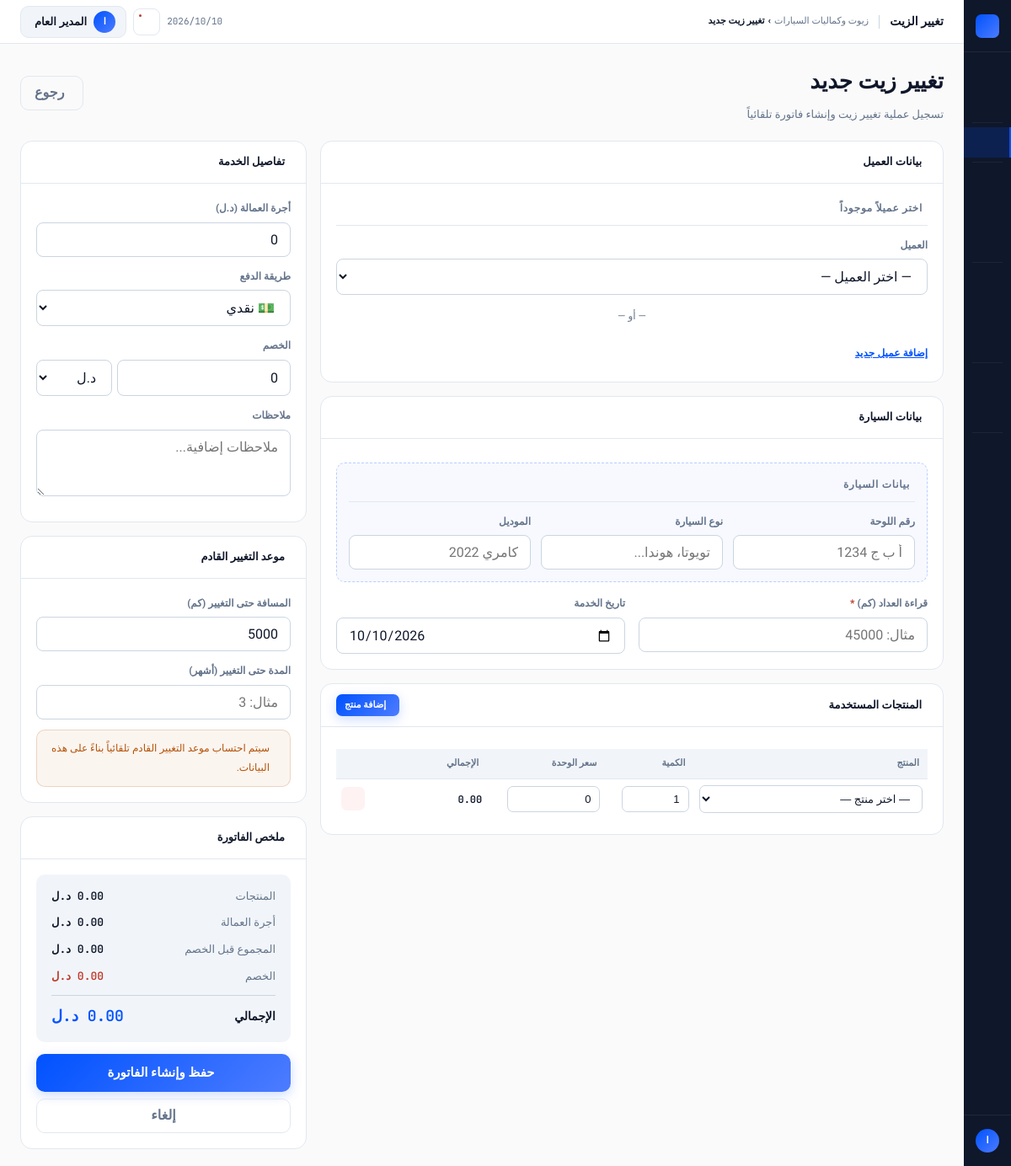
Screenshot of /oil-service/create (signed in) with the database file from the repository.
### app/models/user.py (models this page shows, shortened)
class User(UserMixin, db.Model):
    __tablename__ = "users"
    id = db.Column(db.Integer, primary_key=True)
    username = db.Column(db.String(64), unique=True, nullable=False, index=True)
    password_hash = db.Column(db.String(256), nullable=False)
    full_name = db.Column(db.String(128), nullable=False)
    role = db.Column(db.String(20), nullable=False, default="cashier")
    is_active = db.Column(db.Boolean, default=True, nullable=False)
    force_password_change = db.Column(db.Boolean, default=False, nullable=False)
    failed_attempts = db.Column(db.Integer, default=0, nullable=False)
    locked_until = db.Column(db.DateTime, nullable=True)
    created_at = db.Column(db.DateTime, default=datetime.utcnow)
    last_login = db.Column(db.DateTime, nullable=True)
    sales = db.relationship("Sale", backref="cashier", lazy="dynamic")
    @property
    def is_admin(self):
        return self.role == "admin"
    @property
    def role_label(self):
        labels = {"admin": "مدير", "cashier": "كاشير"}
        return labels.get(self.role, self.role)

### app/models/setting.py (models this page shows, shortened)
class Setting(db.Model):
    __tablename__ = "settings"
    id = db.Column(db.Integer, primary_key=True)
    key = db.Column(db.String(100), unique=True, nullable=False, index=True)
    value = db.Column(db.Text, nullable=True)
    description = db.Column(db.String(255), nullable=True)
    DEFAULTS = {
        "shop_name": "زيوت وكماليات السيارات",
        "shop_name_en": "AutoParts Store",
        "shop_address": "",
        "shop_phone": "",
        "shop_email": "",
        "currency": "د.ل",
        "invoice_footer": "شكراً لتعاملكم معنا",
        "shop_logo": "",
        "vat_number": "",
        "vat_rate": "0",
        "low_stock_default": "5",
        "backup_keep_days": "30",
        "force_password_change": "1",
        "login_max_attempts": "5",
        "login_lockout_minutes": "15",
    }
    @classmethod
    def get(cls, key, default=None):
        setting = cls.query.filter_by(key=key).first()
        if setting:
            return setting.value
        return cls.DEFAULTS.get(key, default)

### app/modules/oil_service/routes.py (the view, shortened to what this page needs)
@oil_service_bp.route("/create", methods=["GET", "POST"])
@login_required
def create():
    customers = Customer.query.filter_by(is_active=True).order_by(Customer.name).all()
    products = Product.query.filter_by(is_active=True).order_by(Product.name).all()
    return render_template("oil_service/form.html", customers=customers, products=products)

### app/templates/oil_service/form.html (shortened to what this page needs)
{% extends "base.html" %}
{% block topbar_title %}تغيير الزيت{% endblock %}
{% block topbar_crumb %}تغيير زيت جديد{% endblock %}
{% block content %}
<div style="display:flex;align-items:center;justify-content:space-between;margin-bottom:18px;">
  <div>
    <h1 style="font-family:'Calistoga',serif;font-size:26px;color:var(--fg);margin-bottom:3px;">تغيير زيت جديد</h1>
    <p style="font-size:13px;color:var(--muted-fg);">تسجيل عملية تغيير زيت وإنشاء فاتورة تلقائياً</p>
  </div>
  <a href="{{ url_for('oil_service.index') }}" class="btn btn-ghost">
     رجوع
  </a>
</div>
<form method="POST" id="oilForm">
  <div style="display:grid;grid-template-columns:1fr 340px;gap:16px;align-items:start;">
    <div style="display:flex;flex-direction:column;gap:16px;">
      <div class="card">
        <div class="card-h">
          <span class="card-title"> بيانات العميل</span>
        </div>
        <div style="padding:18px;">
          <div class="section-title"> اختر عميلاً موجوداً</div>
          <div class="fg-wrap">
            <label class="fg-label">العميل</label>
            <select class="fg-input" name="customer_id" id="customerSelect" onchange="loadVehicles(this.value)">
              <option value="">— اختر العميل —</option>
            </select>
          </div>
          <div style="text-align:center;margin:10px 0;font-size:12px;color:var(--muted-fg);">— أو —</div>
          <button type="button" class="toggle-new" onclick="toggleNewCustomer()">
             إضافة عميل جديد
          </button>
        </div>
      </div>
      <div class="card">
        <div class="card-h">
          <span class="card-title"> بيانات السيارة</span>
        </div>
        <div style="padding:18px;">
          <div class="new-block" id="newVehicleBlock" style="margin-top:10px;">
            <div class="section-title"> بيانات السيارة</div>
            <div class="form-grid-3">
              <div class="fg-wrap" style="margin:0;">
                <label class="fg-label">رقم اللوحة</label>
                <input class="fg-input" name="plate" id="plateInput" placeholder="أ ب ج 1234"/>
              </div>
              <div class="fg-wrap" style="margin:0;">
                <label class="fg-label">نوع السيارة</label>
                <input class="fg-input" name="car_type" id="carTypeInput" placeholder="تويوتا، هوندا..."/>
              </div>
              <div class="fg-wrap" style="margin:0;">
                <label class="fg-label">الموديل</label>
                <input class="fg-input" name="car_model" id="carModelInput" placeholder="كامري 2022"/>
              </div>
            </div>
          </div>
          <div style="margin-top:14px;">
            <div class="form-grid">
              <div class="fg-wrap" style="margin:0;">
                <label class="fg-label">قراءة العداد (كم) <span style="color:var(--red)">*</span></label>
                <input class="fg-input" type="number" step="0.1" min="0" name="odometer"
                       id="odometerInput" placeholder="مثال: 45000" required onchange="calcTotals()"/>
              </div>
              <div class="fg-wrap" style="margin:0;">
                <label class="fg-label">تاريخ الخدمة</label>
                <input class="fg-input" type="date" name="service_date" id="serviceDateInput"
                       value="{{ now.strftime('%Y-%m-%d') if now is defined else '' }}"/>
              </div>
            </div>
          </div>
        </div>
      </div>
      <div class="card">
        <div class="card-h">
          <span class="card-title"> المنتجات المستخدمة</span>
          <button type="button" class="btn btn-primary btn-sm" onclick="addItem()">
             إضافة منتج
          </button>
        </div>
        <div style="padding:18px;">
          <div class="tw">
            <table class="items-table">
              <thead>
                <tr>
                  <th style="width:40%;">المنتج</th>
                  <th style="width:15%;">الكمية</th>
                  <th style="width:20%;">سعر الوحدة</th>
                  <th style="width:20%;">الإجمالي</th>
                  <th style="width:5%;"></th>
                </tr>
              </thead>
              <tbody id="itemsBody">
              </tbody>
            </table>
          </div>
        </div>
      </div>
    </div>
    <div style="display:flex;flex-direction:column;gap:16px;">
      <div class="card">
        <div class="card-h">
          <span class="card-title"> تفاصيل الخدمة</span>
        </div>
        <div style="padding:18px;display:flex;flex-direction:column;gap:12px;">
          <div class="fg-wrap" style="margin:0;">
            <label class="fg-label">أجرة العمالة ({{ CURRENCY }})</label>
            <input class="fg-input" type="number" step="0.01" min="0" name="labor_cost"
                   id="laborCost" value="0" placeholder="0.00" onchange="calcTotals()"/>
          </div>
          <div class="fg-wrap" style="margin:0;">
            <label class="fg-label">طريقة الدفع</label>
            <select class="fg-input" name="payment_method" id="paymentMethod">
              <option value="cash">💵 نقدي</option>
            </select>
          </div>
          <div>
            <label class="fg-label">الخصم</label>
            <div style="display:flex;gap:6px;">
              <input class="fg-input" type="number" step="0.01" min="0" name="discount"
                     id="discountVal" value="0" placeholder="0" onchange="calcTotals()"
                     style="flex:1;"/>
              <select class="fg-input" name="discount_type" id="discountType"
                      onchange="calcTotals()" style="width:90px;">
                <option value="amount">{{ CURRENCY }}</option>
              </select>
            </div>
          </div>
          <div class="fg-wrap" style="margin:0;">
            <label class="fg-label">ملاحظات</label>
            <textarea class="fg-input" name="notes" rows="3"
                      placeholder="ملاحظات إضافية..."></textarea>
          </div>
        </div>
      </div>
      <div class="card">
        <div class="card-h">
          <span class="card-title"> موعد التغيير القادم</span>
        </div>
        <div style="padding:18px;display:flex;flex-direction:column;gap:12px;">
          <div class="fg-wrap" style="margin:0;">
            <label class="fg-label">المسافة حتى التغيير (كم)</label>
            <input class="fg-input" type="number" step="500" min="1000" name="next_km_interval"
                   value="5000" placeholder="5000"/>
          </div>
          <div class="fg-wrap" style="margin:0;">
            <label class="fg-label">المدة حتى التغيير (أشهر)</label>
            <input class="fg-input" type="number" min="1" max="24" name="next_months"
                   placeholder="مثال: 3"/>
          </div>
          <div class="strip" style="margin:0;">
            <span style="font-size:12px;">سيتم احتساب موعد التغيير القادم تلقائياً بناءً على هذه البيانات.</span>
          </div>
        </div>
      </div>
      <div class="card">
        <div class="card-h">
          <span class="card-title"> ملخص الفاتورة</span>
        </div>
        <div style="padding:18px;">
          <div class="total-row">
            <div class="total-line">
              <span class="label">المنتجات</span>
              <span class="val" id="sumParts">0.00 {{ CURRENCY }}</span>
            </div>
            <div class="total-line">
              <span class="label">أجرة العمالة</span>
              <span class="val" id="sumLabor">0.00 {{ CURRENCY }}</span>
            </div>
            <div class="total-line">
              <span class="label">المجموع قبل الخصم</span>
              <span class="val" id="sumSubtotal">0.00 {{ CURRENCY }}</span>
            </div>
            <div class="total-line">
              <span class="label">الخصم</span>
              <span class="val" id="sumDiscount" style="color:var(--red);">0.00 {{ CURRENCY }}</span>
            </div>
            <div class="total-line grand">
              <span class="label">الإجمالي</span>
              <span class="val" id="sumTotal">0.00 {{ CURRENCY }}</span>
            </div>
          </div>
          <button type="submit" class="btn btn-primary" style="width:100%;margin-top:14px;justify-content:center;font-size:15px;padding:12px;">
             حفظ وإنشاء الفاتورة
          </button>
          <a href="{{ url_for('oil_service.index') }}" class="btn btn-ghost"
             style="width:100%;justify-content:center;margin-top:8px;">
            إلغاء
          </a>
        </div>
      </div>
    </div>
  </div>
</form>
{% endblock %}

### app/templates/base.html (shortened to what this page needs)
<!doctype html>
<html lang="ar" dir="rtl">
<head>
  <link rel="stylesheet" href="https://cdn.jsdelivr.net/npm/@tabler/icons-webfont@latest/tabler-icons.min.css"/>
</head>
<body>
<nav class="rail">
  <div class="rail-top">
    <div class="rail-mark"></div>
  </div>
  {% if current_user.is_authenticated %}
  <div class="rail-nav">
    <a class="ri {% if request.endpoint == 'dashboard.index' %}active{% endif %}"
       href="{{ url_for('dashboard.index') }}">
    </a>
    <a class="ri {% if request.endpoint == 'sales.pos' %}active{% endif %}"
       href="{{ url_for('sales.pos') }}">
    </a>
    <div class="rsep"></div>
    <a class="ri {% if request.endpoint and request.endpoint.startswith('oil_service.') %}active{% endif %}"
       href="{{ url_for('oil_service.index') }}">
    </a>
    <div class="rsep"></div>
    <a class="ri {% if request.endpoint and request.endpoint.startswith('sales.') and request.endpoint != 'sales.pos' %}active{% endif %}"
       href="{{ url_for('sales.index') }}">
    </a>
    {% if current_user.is_admin %}
    <a class="ri {% if request.endpoint and request.endpoint.startswith('purchases.') %}active{% endif %}"
       href="{{ url_for('purchases.index') }}">
    </a>
    <a class="ri {% if request.endpoint and request.endpoint.startswith('expenses.') %}active{% endif %}"
       href="{{ url_for('expenses.index') }}">
    </a>
    {% endif %}
    <div class="rsep"></div>
    <a class="ri {% if request.endpoint and request.endpoint.startswith('products.') %}active{% endif %}"
       href="{{ url_for('products.index') }}">
    </a>
    {% if current_user.is_admin %}
    <a class="ri {% if request.endpoint and request.endpoint.startswith('categories.') %}active{% endif %}"
       href="{{ url_for('categories.index') }}">
    </a>
    <a class="ri {% if request.endpoint and request.endpoint.startswith('inventory.') %}active{% endif %}"
       href="{{ url_for('inventory.index') }}">
    </a>
    <div class="rsep"></div>
    <a class="ri {% if request.endpoint and request.endpoint.startswith('customers.') %}active{% endif %}"
       href="{{ url_for('customers.index') }}">
    </a>
    <a class="ri {% if request.endpoint and request.endpoint.startswith('suppliers.') %}active{% endif %}"
       href="{{ url_for('suppliers.index') }}">
    </a>
    <div class="rsep"></div>
    <a class="ri {% if request.endpoint and request.endpoint.startswith('reports.') %}active{% endif %}"
       href="{{ url_for('reports.index') }}">
    </a>
    {% endif %}
  </div>
  <div class="rail-foot">
    <div class="rail-av">{{ current_user.full_name[0] }}</div>
  </div>
  {% endif %}
</nav>
<div class="shell">
  <div class="topbar no-print">
    <span class="tb-title">{% block topbar_title %}{{ APP_NAME }}{% endblock %}</span>
    <div class="tb-path">
      {{ APP_NAME }} <b>›</b>
      <b>{% block topbar_crumb %}الرئيسية{% endblock %}</b>
    </div>
    <div class="tb-right">
      <span class="tb-date" id="tb-date"></span>
      <button class="tb-icon-btn" title="الإشعارات">
        <span class="tb-pip"></span>
      </button>
      {% if current_user.is_authenticated %}
      <div class="user-menu-wrap" id="userMenuWrap">
        <button class="user-menu-btn" id="userMenuBtn"
                onclick="toggleUserMenu()" aria-haspopup="true" aria-expanded="false">
          <div class="user-av-sm">{{ current_user.full_name[0] }}</div>
          <span class="user-menu-name">{{ current_user.full_name }}</span>
        </button>
      </div>
      {% endif %}
    </div>
  </div>
  <div class="page-wrap">
    {% block content %}{% endblock %}
  </div>
</div>
</body>
</html>

### app/templates/oil_service/form.html (style rules this page uses)
.form-grid { display:grid;grid-template-columns:1fr 1fr;gap:16px; }
.form-grid-3 { display:grid;grid-template-columns:1fr 1fr 1fr;gap:12px; }
.section-title { font-size:12px;font-weight:800;color:var(--muted-fg); text-transform:uppercase;letter-spacing:.06em; margin-bottom:12px;padding-bottom:8px; border-bottom:1px solid var(--border); display:flex;align-items:center;gap:6px; }
.items-table { width:100%;border-collapse:collapse;margin-top:8px; }
.items-table th { font-size:11px;font-weight:600;color:var(--muted-fg); padding:7px 10px;background:var(--muted);border-bottom:1px solid var(--border); text-align:right; }
.total-row { background:var(--muted);border-radius:10px; padding:14px 18px;display:flex;flex-direction:column;gap:7px; }
.total-line { display:flex;justify-content:space-between;align-items:center;font-size:13px; }
.total-line .label { color:var(--muted-fg); }
.total-line .val { font-family:'JetBrains Mono',monospace;font-weight:600;color:var(--fg); }
.total-line.grand { border-top:1px solid var(--border-s);padding-top:7px;margin-top:3px; }
.total-line.grand .label { font-size:14px;font-weight:700;color:var(--fg); }
.total-line.grand .val { font-size:18px;color:var(--acc); }
.toggle-new { font-size:12px;font-weight:600;color:var(--acc);cursor:pointer; background:none;border:none;padding:0;text-decoration:underline; font-family:'Tajawal',sans-serif; }
.new-block { background:rgba(0,82,255,.03);border:1px dashed rgba(0,82,255,.25); border-radius:10px;padding:14px;margin-top:10px; }

### rows the page displays
User: full_name "ا", full_name "المدير العام"
Setting: value "د.ل", discount_type "د.ل"

### other values shown
{{ APP_NAME }} "زيوت وكماليات السيارات"
